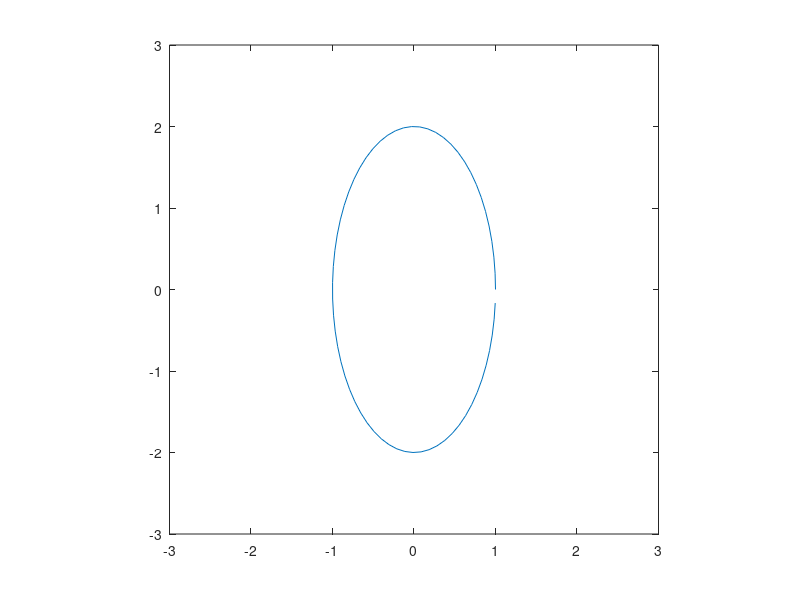

The MATLAB script that drew this image:
figure;theta=0:0.1:2*pi;
plot(cos(theta),2*sin(theta));
axis([-3,3,-3,3]);axis equal
[x,y]=ginput(1);
hold on;plot(x,y,'rp');hold off
